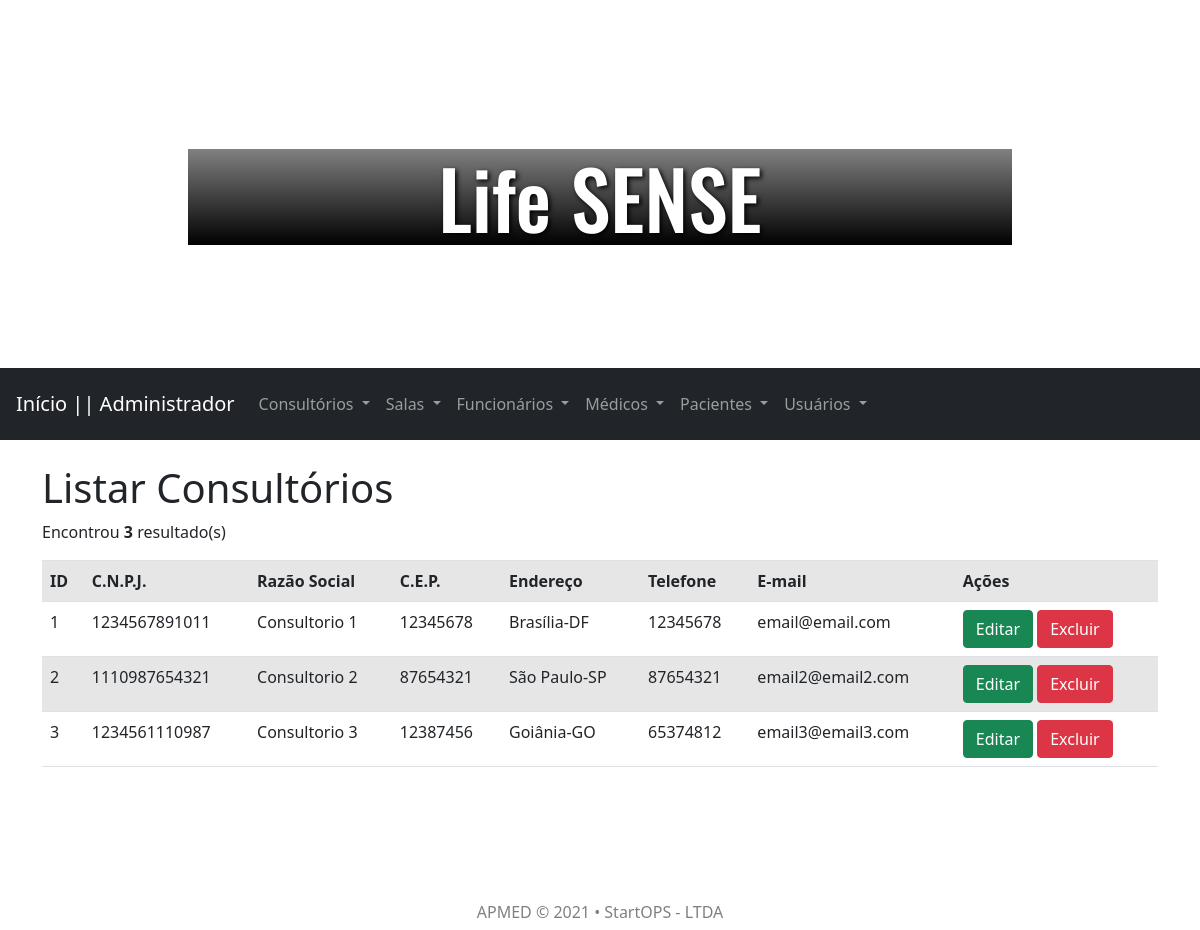
Page /inicio-adm.php?page=listar-consultorio on the committed database.
### tables this page shows
CREATE TABLE consultorio (
  id_con INT PRIMARY KEY NOT NULL AUTO_INCREMENT,
  cnpj_con VARCHAR(20) NOT NULL,
  raz_con VARCHAR(115) NOT NULL,
  cep_con VARCHAR(15) NOT NULL,
  end_con VARCHAR(115) NOT NULL,
  tel_con VARCHAR(20) NOT NULL,
  email_con VARCHAR(45) NOT NULL
);

### listar-consultorio.php (the view)
<br>
<h1>Listar Consultórios</h1>
<?php
	include("config.php");
	$sqlListar = "SELECT * FROM consultorio";
	$res = mysqli_query($conexao, $sqlListar) or die($conn->error);
	$qtd = $res->num_rows;
	print "<p>Encontrou <b>".$qtd."</b> resultado(s)</p>";
	if($qtd > 0){
		print "<table class='table table-striped table-hover'>";
		print "<tr>";
		print "<th>ID</th>";
		print "<th>C.N.P.J.</th>";
		print "<th>Razão Social</th>";
		print "<th>C.E.P.</th>";
		print "<th>Endereço</th>";
		print "<th>Telefone</th>";
		print "<th>E-mail</th>";
		print "<th>Ações</th>";
		print "</tr>";
		while($row = $res->fetch_object()){
			print "<tr>";
			print "<td>".$row->id_con."</td>";
			print "<td>".$row->cnpj_con."</td>";
			print "<td>".$row->raz_con."</td>";
			print "<td>".$row->cep_con."</td>";
			print "<td>".$row->end_con."</td>";
			print "<td>".$row->tel_con."</td>";
			print "<td>".$row->email_con."</td>";
			print "<td>
					<button class='btn btn-success' onclick=\"location.href='?page=editar-consultorio&id_con=".$row->id_con."';\">Editar</button>
					<button class='btn btn-danger' onclick=\"if(confirm('Tem certeza que deseja excluir?')){location.href='?page=salvar-consultorio&acao=excluir&id_con=".$row->id_con."';}else{false;}\">Excluir</button>
					</td>";
			print "</tr>";
		}
		print "</table>";
	}else{
		print "<div class='alert alert-danger'>Não há nenhum resultado</div>";
	}
?>

### rows in the picture
consultorio: id_con "1", cnpj_con "1234567891011", raz_con "Consultorio 1", cep_con "12345678", end_con "Brasília-DF", tel_con "12345678", email_con "email@email.com"
consultorio: id_con "2", cnpj_con "1110987654321", raz_con "Consultorio 2", cep_con "87654321", end_con "São Paulo-SP", tel_con "87654321", email_con "email2@email2.com"
consultorio: id_con "3", cnpj_con "1234561110987", raz_con "Consultorio 3", cep_con "12387456", end_con "Goiânia-GO", tel_con "65374812", email_con "email3@email3.com"

### other values in the picture
$qtd "3"
